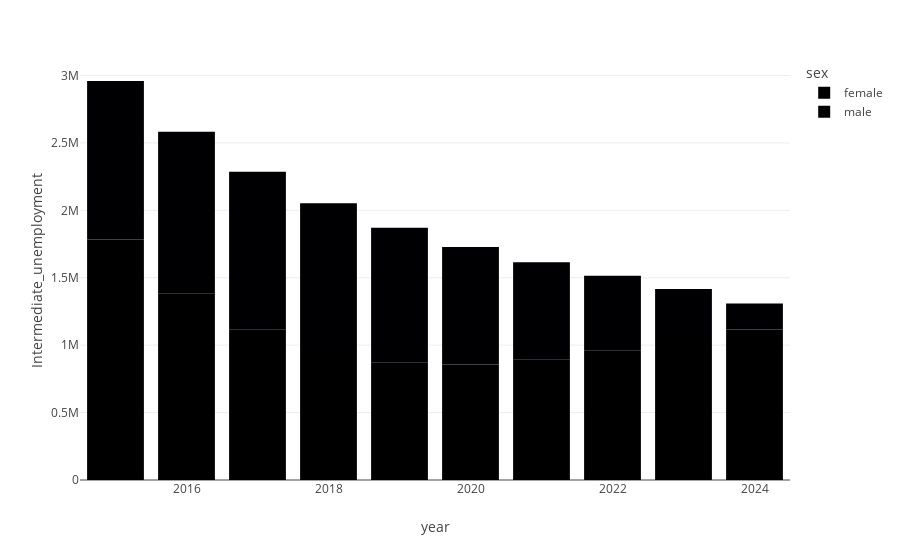

The notebook cell saved with this chart:
### Code cell
px.bar(df_grouped1, x='year', y='Intermediate_unemployment', color='sex')

### Figure 1 — Plotly figure (JSON) as saved in the notebook; plotly's stock layout.template omitted (floating-point values rounded to 4 significant figures)
{"data": [{"alignmentgroup": "True", "hovertemplate": "sex=female<br>year=%{x}<br>Intermediate_unemployment=%{y}<extra></extra>", "legendgroup": "female", "marker": {"color": "#000001", "pattern": {"shape": ""}}, "name": "female", "offsetgroup": "female", "orientation": "v", "showlegend": true, "textposition": "auto", "type": "bar", "x": [2015, 2016, 2017, 2018, 2019, 2020, 2021, 2022, 2023, 2024], "xaxis": "x", "y": [1784000.0, 1386000.0, 1114000.0, 948900.0, 870200.0, 857100.0, 891900.0, 957800.0, 1038000.0, 1116000.0], "yaxis": "y"}, {"alignmentgroup": "True", "hovertemplate": "sex=male<br>year=%{x}<br>Intermediate_unemployment=%{y}<extra></extra>", "legendgroup": "male", "marker": {"color": "#000002", "pattern": {"shape": ""}}, "name": "male", "offsetgroup": "male", "orientation": "v", "showlegend": true, "textposition": "auto", "type": "bar", "x": [2015, 2016, 2017, 2018, 2019, 2020, 2021, 2022, 2023, 2024], "xaxis": "x", "y": [1175000.0, 1198000.0, 1172000.0, 1103000.0, 1000000.0, 871600.0, 722100.0, 556400.0, 378700.0, 193400.0], "yaxis": "y"}], "layout": {"barmode": "relative", "legend": {"title": {"text": "sex"}, "tracegroupgap": 0}, "margin": {"t": 60}, "xaxis": {"anchor": "y", "domain": [0, 1], "title": {"text": "year"}}, "yaxis": {"anchor": "x", "domain": [0, 1], "title": {"text": "Intermediate_unemployment"}}}}
